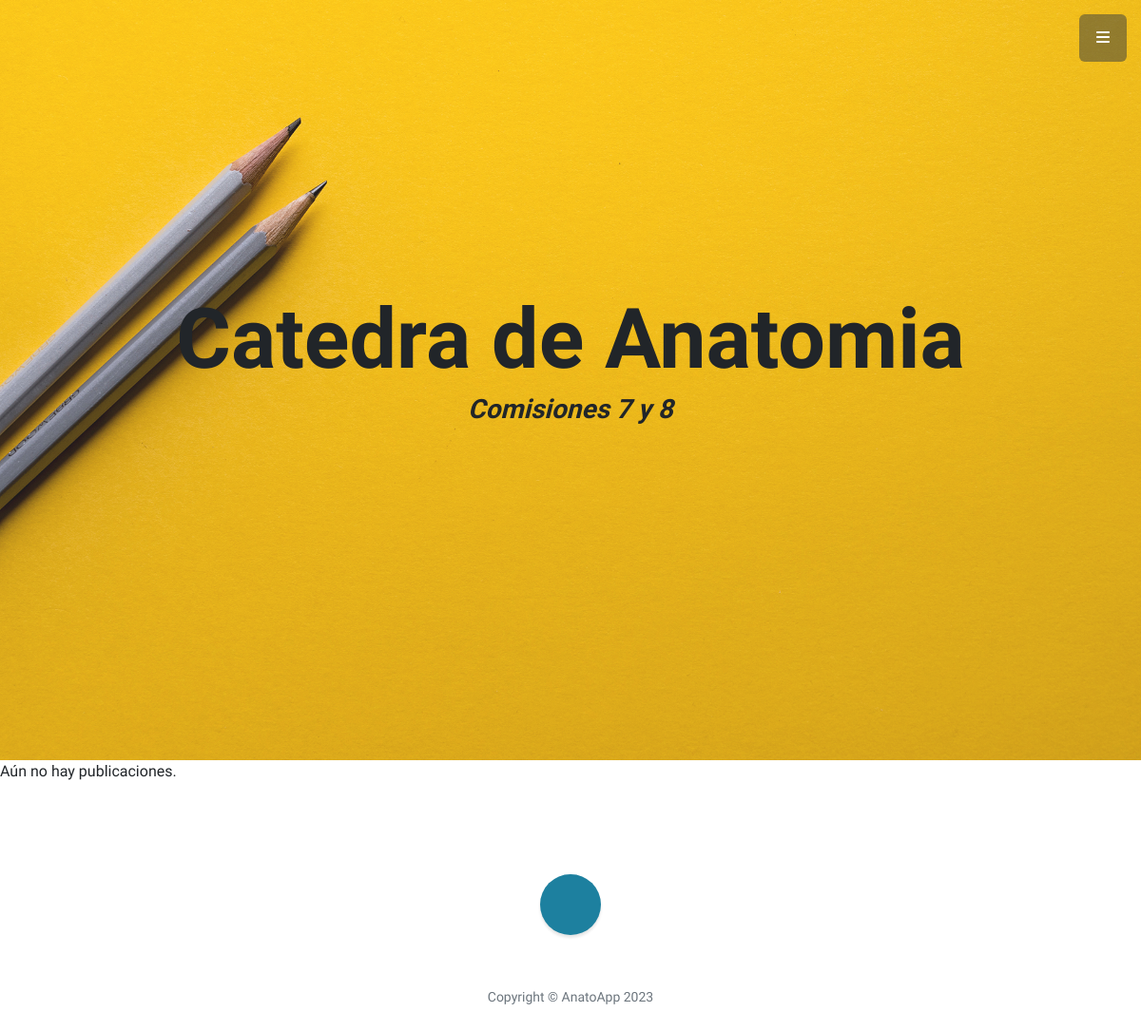
The app's page /AnatoApp/verEntradasAdmin, older data.
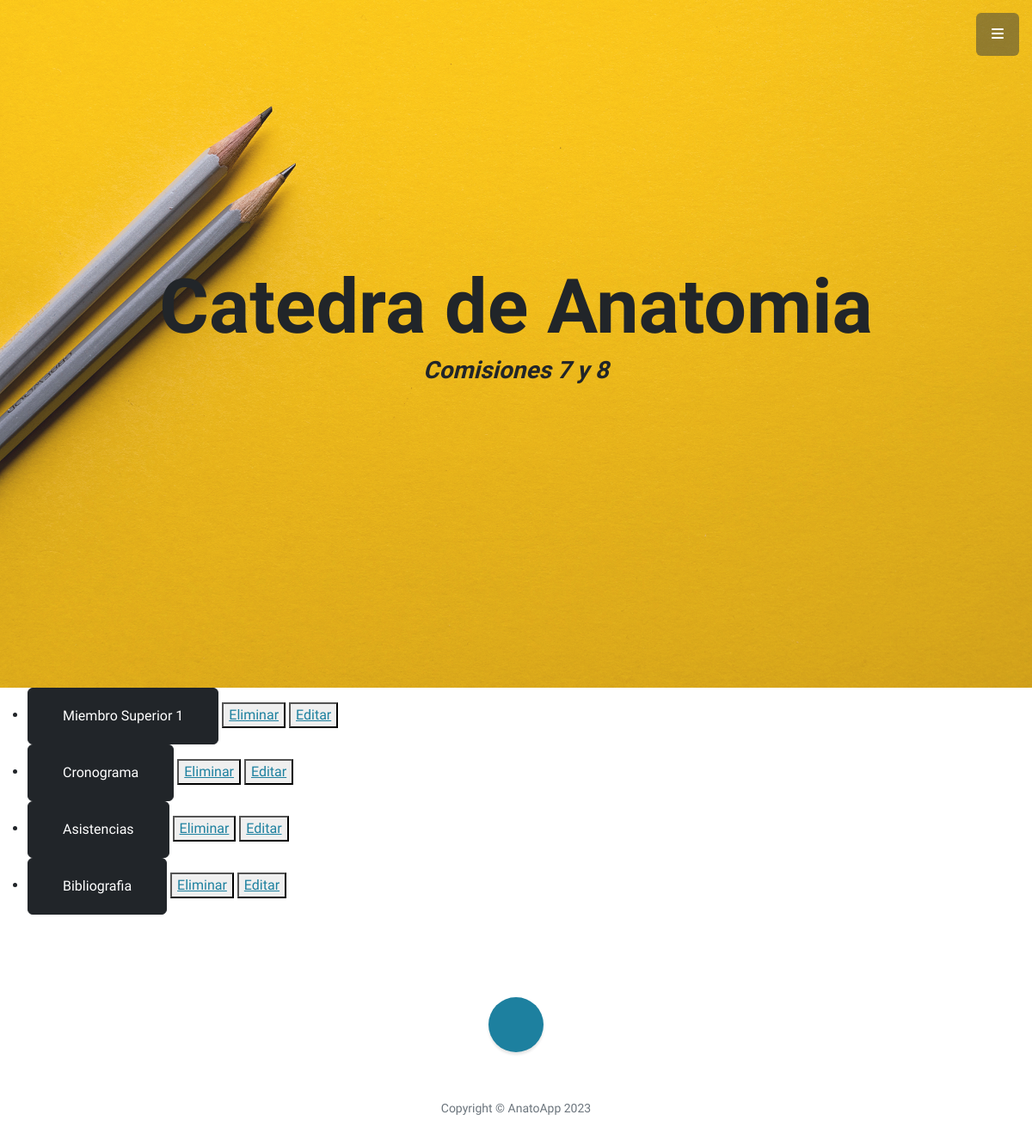
The same page, newer data.
### AnatoApp/models.py (models this page shows, shortened)
class Entrada(models.Model):
    titulo = models.CharField(max_length=100)
    subtitulo = models.CharField(max_length=100)
    cuerpo = models.TextField()
    fecha = models.DateField(auto_now_add=True)
    imagen = models.ImageField(upload_to='media', null=True, blank = True)
    autor = models.ForeignKey(User, on_delete=models.CASCADE)

### AnatoApp/views.py (the view)
# urls.py: path('verEntradasAdmin', views.verEntradasAdmin, name='VerEntradasAdmin'),
def verEntradasAdmin(request): #Lista de entrads
    entradas = Entrada.objects.all()
    contexto = {"entradas": entradas}
    return render(request, "AnatoApp/verEntradasAdmin.html", contexto)

### AnatoApp/templates/AnatoApp/verEntradasAdmin.html
{% extends "AnatoApp/pagina2.html" %}
{% load static %}
{% block Alumnos %}
{% if entradas %}
  <ul>
    {% for entrada in entradas %}
    <li>
        <a class="btn btn-dark btn-xl" href="{% url 'VerEntrada' entrada.id %}">{{ entrada.titulo }}</a>
        <button>
            <a href="{% url 'EliminarEntrada' entrada.titulo %}">Eliminar</a>
          </button>
          <button>
            <a href="{% url 'EditarEntrada' entrada.titulo %}">Editar</a>
          </button>
    </li>
    {% endfor %}
  </ul>
{% else %}
  <p>Aún no hay publicaciones.</p>
{% endif %}
{% endblock %}

Row changes from the older to the newer data that the page shows:
added Entrada: titulo "Miembro Superior 1"
added Entrada: titulo "Cronograma"
added Entrada: titulo "Asistencias"
added Entrada: titulo "Bibliografia"
Text that changed along with them:
text no longer shown: "Aún no hay publicaciones."
